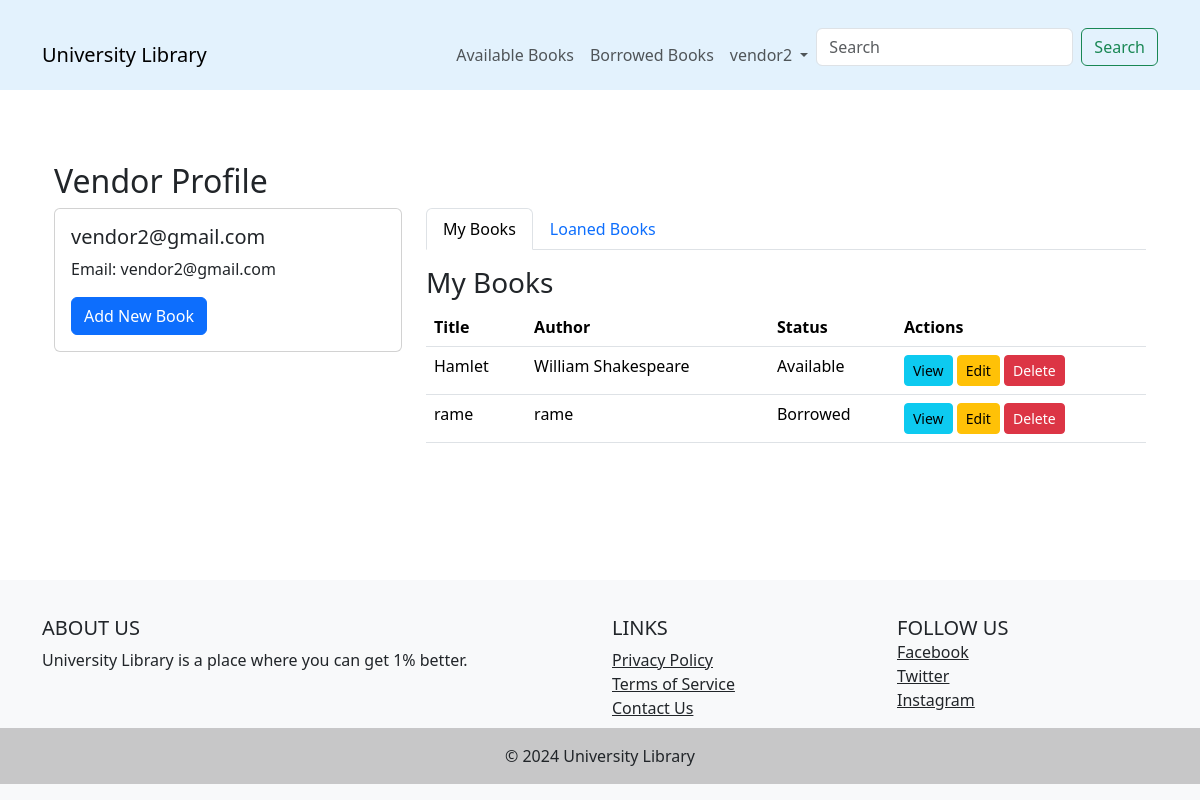
Screenshot of /profile/vendor/ (signed in) with the database file from the repository.
### Library/models.py (models this page shows, shortened)
class Book(models.Model):
    title = models.CharField(max_length=100)
    author = models.CharField(max_length=100)
    description = models.TextField(default='No description available')
    vendor = models.ForeignKey(User, on_delete=models.CASCADE, related_name='books')
    is_borrowed = models.BooleanField(default=False)
    image = models.ImageField(null=True, blank=True)

### Library/views.py (the view)
# urls.py: path('profile/vendor/', vendor_profile, name='vendor_profile'),
@login_required
def vendor_profile(request):
    template_name = 'library/vendor_profile.html'
    if not request.user.profile.is_vendor():
        return redirect('home')
    vendor_books = request.user.books.all()
    loaned_books = BorrowedBook.objects.filter(book__in=vendor_books) # გასესხებული წიგნები
    context = {
        "loaned_books": loaned_books,
    }
    return render(request, template_name, context)

### Library/models.py (called while the page is built)
    @property
    def is_overdue(self):
        return timezone.now().date() > self.return_date

### authentication/models.py (called while the page is built)
    def is_vendor(self):
        return self.user_type == 'vendor'

### templates/library/vendor_profile.html (shortened to what this page needs)
{% extends 'library/base.html' %}
{% load static %}
{% block content %}
<div class="container mt-5">
    <h2>Vendor Profile</h2>
    <div class="row">
        <div class="col-md-4">
            <div class="card mb-4">
                <div class="card-body">
                    <h5 class="card-title">{{ user.username }}</h5>
                    <p class="card-text">Email: {{ user.email }}</p>
                    <a href="{% url 'create' %}" class="btn btn-primary">Add New Book</a>
                </div>
            </div>
        </div>
        <div class="col-md-8">
            <ul class="nav nav-tabs" id="myTab" role="tablist">
                <li class="nav-item" role="presentation">
                    <button class="nav-link active" id="books-tab" data-bs-toggle="tab" data-bs-target="#books" type="button" role="tab" aria-controls="books" aria-selected="true">My Books</button>
                </li>
                <li class="nav-item" role="presentation">
                    <button class="nav-link" id="loaned-tab" data-bs-toggle="tab" data-bs-target="#loaned" type="button" role="tab" aria-controls="loaned" aria-selected="false">Loaned Books</button>
                </li>
            </ul>
            <div class="tab-content" id="myTabContent">
                <div class="tab-pane fade show active" id="books" role="tabpanel" aria-labelledby="books-tab">
                    <h3 class="mt-3">My Books</h3>
                    <table class="table">
                        <thead>
                            <tr>
                                <th>Title</th>
                                <th>Author</th>
                                <th>Status</th>
                                <th>Actions</th>
                            </tr>
                        </thead>
                        <tbody>
                            {% for book in user.books.all %}
                            <tr>
                                <td>{{ book.title }}</td>
                                <td>{{ book.author }}</td>
                                <td>{% if book.is_borrowed %}Borrowed{% else %}Available{% endif %}</td>
                                <td>
                                    <a href="{% url 'details' book.pk %}" class="btn btn-sm btn-info">View</a>
                                    <a href="{% url 'edit' book.pk %}" class="btn btn-sm btn-warning">Edit</a>
                                    <a href="{% url 'delete' book.pk %}" class="btn btn-sm btn-danger">Delete</a>
                                </td>
                            </tr>
                            {% empty %}
                            <tr>
                                <td colspan="4">You haven't added any books yet.</td>
                            </tr>
                            {% endfor %}
                        </tbody>
                    </table>
                </div>
            </div>
        </div>
    </div>
</div>
{% endblock %}

### templates/library/base.html (shortened to what this page needs)
{% load static %}
<html lang="en" class="h-100">
<head>
    <link rel="stylesheet" type="text/css" href="{% static 'css/main.css' %}">
    <link href="https://cdn.jsdelivr.net/npm/bootstrap@5.3.3/dist/css/bootstrap.min.css" rel="stylesheet">
</head>
<body class="d-flex flex-column h-100">
    <nav class="navbar navbar-expand-lg navbar-light bg-light">
        <div class="container">
            <a class="navbar-brand" href="{% url 'home' %}">University Library</a>
            <div class="collapse navbar-collapse" id="navbarNav">
                <ul class="navbar-nav ms-auto">
                    {% if user.is_authenticated %}
                        <li class="nav-item">
                            <a class="nav-link" href="{% url 'available' %}"> Available Books </a>
                        </li>
                        <li class="nav-item">
                            <a class="nav-link" href="{% url 'borrowed' %}"> Borrowed Books </a>
                        </li>
                        <li class="nav-item dropdown">
                            <a class="nav-link dropdown-toggle" href="#" id="navbarDropdown" role="button" data-bs-toggle="dropdown" aria-expanded="false">
                                 {{ user.first_name }}
                            </a>
                        </li>
                    {% endif %}
                </ul>
                <form method="get" action="{% url 'book_search' %}" class="d-flex">
                    <input type="text" name="query" class="form-control me-2" placeholder="Search" value="{{ request.GET.query }}">
                    <button type="submit" class="btn btn-outline-success">Search</button>
                </form>
            </div>
        </div>
    </nav>
    <div class="container mt-4">
        {% block content %}{% endblock %}
    </div>
    <footer class="footer mt-auto py-3 bg-light">
        <div class="container">
            <div class="row">
                <div class="col-lg-6 col-md-12 mb-4 mb-md-0">
                    <h5 class="text-uppercase">About Us</h5>
                    <p> University Library is a place where you can get 1% better. </p>
                </div>
                <div class="col-lg-3 col-md-6 mb-4 mb-md-0">
                    <h5 class="text-uppercase">Links</h5>
                    <ul class="list-unstyled mb-0">
                        <li><a href="#" class="text-dark">Privacy Policy</a></li>
                        <li><a href="#" class="text-dark">Terms of Service</a></li>
                        <li><a href="#" class="text-dark">Contact Us</a></li>
                    </ul>
                </div>
                <div class="col-lg-3 col-md-6 mb-4 mb-md-0">
                    <h5 class="text-uppercase mb-0">Follow Us</h5>
                    <ul class="list-unstyled">
                        <li><a href="#" class="text-dark">Facebook</a></li>
                        <li><a href="#" class="text-dark">Twitter</a></li>
                        <li><a href="#" class="text-dark">Instagram</a></li>
                    </ul>
                </div>
            </div>
        </div>
        <div class="text-center p-3" style="background-color: rgba(0, 0, 0, 0.2);">
            © 2024 University Library
        </div>
    </footer>
</body>
</html>

### static/css/main.css (style rules this page uses)
body { background-color: hsl(0, 0%, 98%); }
h1, h2, h3, h4, h5, h6 { color: hsl(0, 0%, 20%); }
.container { margin-top: 20px; }
nav.navbar { background-color: #e3f2fd !important; }
.col-lg-4, .col-lg-6, .col-lg-8, .col-lg-12 { margin-top: 10px; }
.btn { border-radius: 0; background-color: #01579b; border-color: #01579b; color: #ffffff; }
.col-md-8 { display: flex; flex-direction: column; justify-content: space-between; }
.col-md-8 > div:first-of-type { margin-bottom: auto; }

### rows the page displays
Book: title "Hamlet", author "William Shakespeare", is_borrowed "Available"
Book: title "rame", author "rame", is_borrowed "Borrowed"

### other values shown
{{ user.first_name }} "vendor2"
{{ user.username }} "vendor2@gmail.com"
{{ user.email }} "vendor2@gmail.com"
